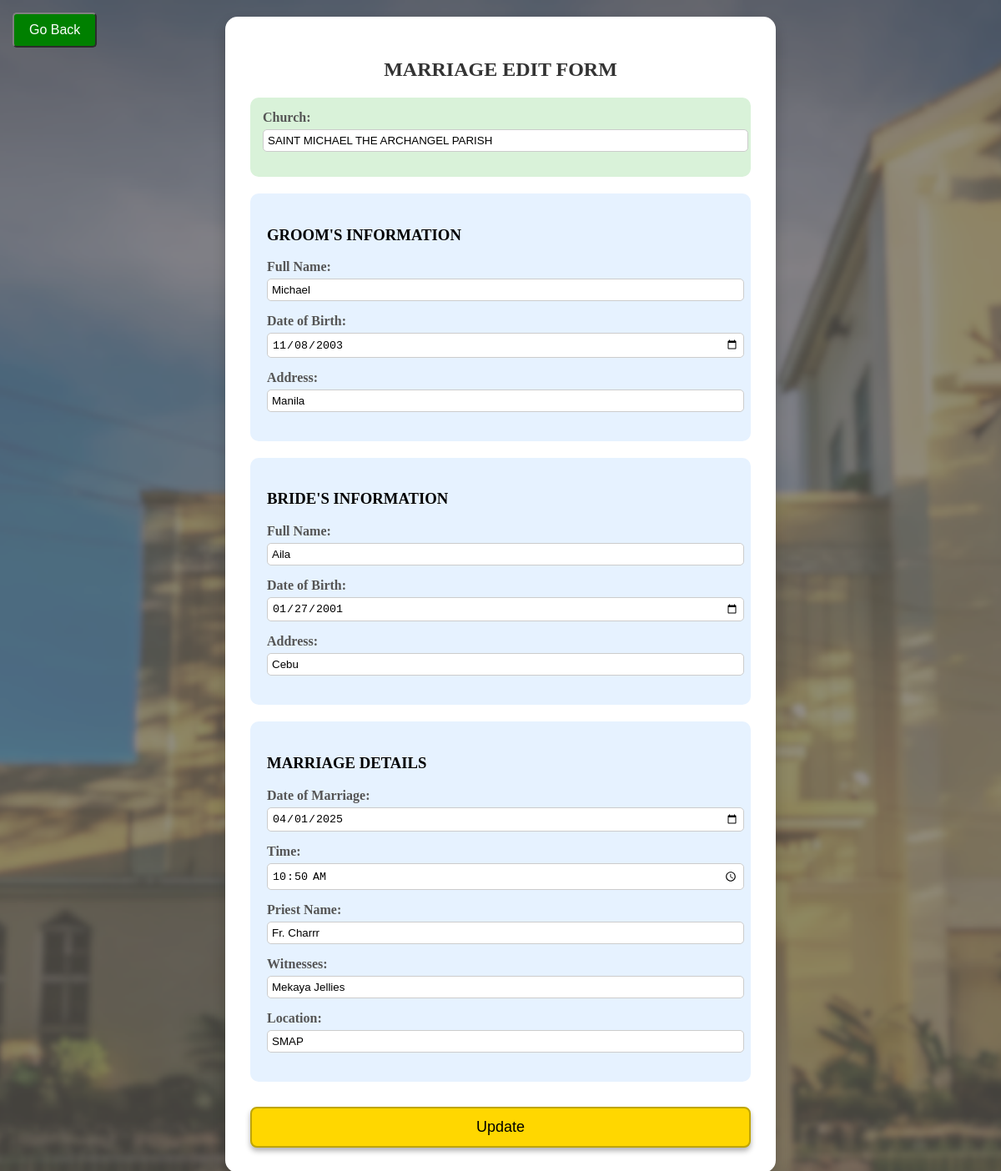
/marriageEdit.php?id=2, run on the app's committed database.
### tables this page shows
CREATE TABLE IF NOT EXISTS `marriage_records` (
  `id` int NOT NULL AUTO_INCREMENT,
  `groom_name` varchar(255) NOT NULL,
  `groom_dob` date NOT NULL,
  `groom_address` varchar(255) NOT NULL,
  `bride_name` varchar(255) NOT NULL,
  `bride_dob` date NOT NULL,
  `bride_address` varchar(255) NOT NULL,
  `marriage_date` date NOT NULL,
  `marriage_time` time NOT NULL,
  `priest_name` varchar(255) NOT NULL,
  `witnesses` varchar(255) NOT NULL,
  `location` varchar(255) NOT NULL,
  PRIMARY KEY (`id`)
);

### marriageEdit.php (the view, shortened to what this page needs)
<?php
include 'db_config.php';
$id = intval($_GET['id']);
$stmt = $pdo->prepare("SELECT * FROM marriage_records WHERE id = ?");
$stmt->execute([$id]);
$record = $stmt->fetch();
?>
<!DOCTYPE html>
<html lang="en">
<head>
    <link rel="stylesheet" href="baptism.css" />
</head>
<body>
    <div class="form-container">
        <header>
            <h2>MARRIAGE EDIT FORM</h2>
            <button class="btn btn-secondary go-back" onclick="window.location.href='marriageRec.php'" style="position: fixed; top: 15px; left: 15px; z-index: 1050; background-color: green; border-color: gray; color: white;">Go Back</button>
        </header>
        <form method="POST">
            <div class="church-info">
                <label>Church:</label>
                <input type="text" value="SAINT MICHAEL THE ARCHANGEL PARISH" readonly />
            </div>
            <div class="section">
                <h3>GROOM'S INFORMATION</h3>
                <label>Full Name:</label>
                <input type="text" name="groom_name" value="<?= htmlspecialchars($record['groom_name']) ?>" required />
                <label>Date of Birth:</label>
                <input type="date" name="groom_dob" value="<?= htmlspecialchars($record['groom_dob']) ?>" required />
                <label>Address:</label>
                <input type="text" name="groom_address" value="<?= htmlspecialchars($record['groom_address']) ?>" required />
            </div>
            <div class="section">
                <h3>BRIDE'S INFORMATION</h3>
                <label>Full Name:</label>
                <input type="text" name="bride_name" value="<?= htmlspecialchars($record['bride_name']) ?>" required />
                <label>Date of Birth:</label>
                <input type="date" name="bride_dob" value="<?= htmlspecialchars($record['bride_dob']) ?>" required />
                <label>Address:</label>
                <input type="text" name="bride_address" value="<?= htmlspecialchars($record['bride_address']) ?>" required />
            </div>
            <div class="section">
                <h3>MARRIAGE DETAILS</h3>
                <label>Date of Marriage:</label>
                <input type="date" name="marriage_date" value="<?= htmlspecialchars($record['marriage_date']) ?>" required />
                <label>Time:</label>
                <input type="time" name="marriage_time" value="<?= htmlspecialchars($record['marriage_time']) ?>" required />
                <label>Priest Name:</label>
                <input type="text" name="priest_name" value="<?= htmlspecialchars($record['priest_name']) ?>" required />
                <label>Witnesses:</label>
                <input type="text" name="witnesses" value="<?= htmlspecialchars($record['witnesses']) ?>" required />
                <label>Location:</label>
                <input type="text" name="location" value="<?= htmlspecialchars($record['location']) ?>" required />
            </div>
            <div class="button-container">
                <button type="submit" class="register-btn" style="background-color: #FFD700; color: black; border-radius: 8px; box-shadow: 0 4px 6px rgba(0,0,0,0.3); border: 2px solid #bfa500;">Update</button>
            </div>
        </form>
    </div>
</body>
</html>

### baptism.css (style rules this page uses)
body { background: url('img/bg2.png') no-repeat center center/cover; background-size: cover; }
.go-back { font-family: Arial, Helvetica, sans-serif; background-color: #4CAF50; color: white; padding: 10px 18px; text-decoration: none; border-radius: 5px; font-size: 16px; }
.form-container { font-family: Georgia, 'Times New Roman', Times, serif; background-color: #ffffff; padding: 30px; margin: 20px auto; max-width: 100%; width: 100%; max-width: 600px; border-radius: 15px; box-shadow: 0 8px 16px rgba(0, 0, 0, 0.2); }
.form-container header h2 { text-align: center; color: #333; margin-bottom: 20px; }
.section { background-color: #e6f2ff; padding: 20px; margin-bottom: 20px; border-radius: 10px; }
form label { display: block; margin-bottom: 5px; font-weight: bold; color: #555; font-family: 'Times New Roman', serif; }
form input[type="text"], form input[type="date"], form input[type="time"], form textarea, form select { width: 100%; padding: 5px; margin-bottom: 15px; border: 1px solid #ccc; border-radius: 5px; }
.register-btn { width: 100%; padding: 12px; background-color: #4CAF50; color: white; font-size: 18px; border: none; border-radius: 8px; cursor: pointer; margin-top: 10px; }
.church-info { background-color: #d9f2d9; padding: 15px; margin-bottom: 20px; border-radius: 10px; }

### data on the page
marriage_records: groom_name "Michael", groom_dob "11/08/2003", groom_address "Manila", bride_name "Aila", bride_dob "01/27/2001", bride_address "Cebu", marriage_date "04/01/2025", marriage_time "10:50:00", priest_name "Fr. Charrr", witnesses "Mekaya Jellies", location "SMAP"
